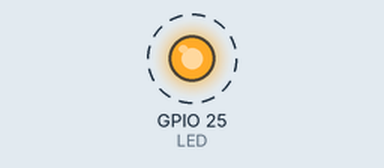
Simulated run of this sketch. Board: ESP32. Parts: output pins drawn as LEDs (lit = HIGH). Dashed ring = blinking.

Above: at 0.02 s.
Timing chart, 0 to 3.0 s (numbered marks = the images above):
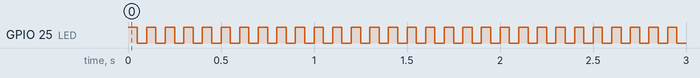

Measured:
- by itself, GPIO 25 (LED): alternates HIGH for 0.05 s and LOW for 0.05 s

The sketch:

blink.ino
```cpp
#define LED 25

void setup() {
  pinMode(LED, OUTPUT);
}

void loop() {
  digitalWrite(LED, HIGH);
  delay(50);
  digitalWrite(LED, LOW);
  delay(50);
}
```
